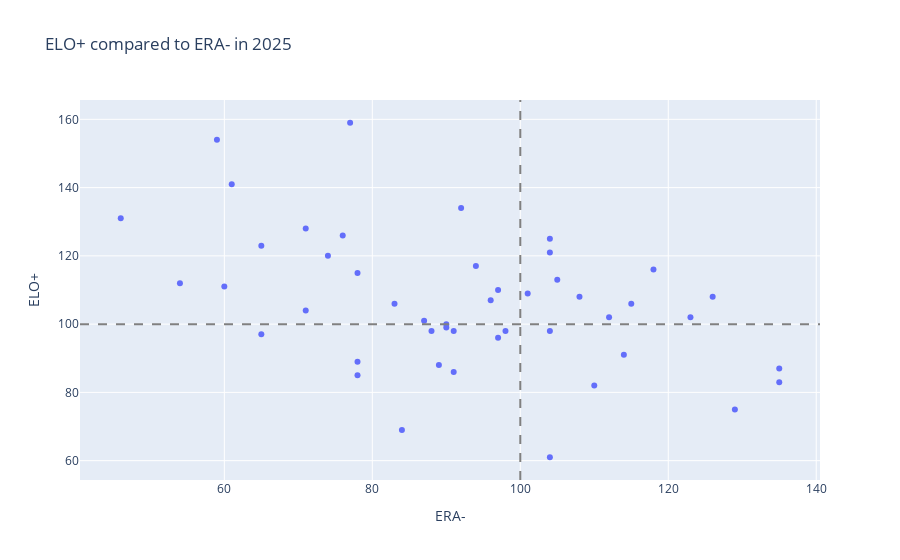

Notebook cell for this chart:
### Code cell
figp = px.scatter(
    pitchers_q,
    x='ERA-',
    y='ELO+',
    hover_name='Name',
    title='ELO+ compared to ERA- in 2025'
)

figp.add_hline(y=100, line_dash="dash", line_color="gray")
figp.add_vline(x=100, line_dash="dash", line_color="gray")


figp.show()

### Figure 1 — Plotly figure (JSON) as saved in the notebook; plotly's stock layout.template omitted (floating-point values rounded to 4 significant figures)
{"data": [{"hovertemplate": "<b>%{hovertext}</b><br><br>ERA-=%{x}<br>ELO+=%{y}<extra></extra>", "hovertext": ["Bryan Woo", "Yoshinobu Yamamoto", "Garrett Crochet", "Luis Castillo", "Paul Skenes", "Max Fried", "Gavin Williams", "Dean Kremer", "Freddy Peralta", "Kyle Freeland", "Jacob deGrom", "Ryan Pepiot", "Shane Baz", "Logan Webb", "Tanner Bibee", "Tarik Skubal", "Hunter Brown", "Jeffrey Springs", "Nick Martinez", "Luis Severino", "Sandy Alcantara", "Yusei Kikuchi", "Joe Ryan", "Kyle Hendricks", "Nick Pivetta", "Dylan Cease", "Brandon Pfaadt", "Clay Holmes", "Zack Littell", "Framber Valdez", "Kevin Gausman", "Sonny Gray", "Mitch Keller", "Michael Wacha", "Andrew Abbott", "Chris Bassitt", "Zac Gallen", "Matthew Boyd", "Robbie Ray", "Jake Irvin", "Brady Singer", "Brayan Bello", "Mitchell Parker", "Will Warren", "Andre Pallante", "Merrill Kelly", "David Peterson"], "legendgroup": "", "marker": {"color": "#636efa", "symbol": "circle"}, "mode": "markers", "name": "", "orientation": "v", "showlegend": false, "type": "scatter", "x": [77, 59, 61, 92, 46, 71, 76, 104, 65, 104, 74, 94, 118, 78, 105, 54, 60, 97, 101, 108, 126, 96, 83, 115, 71, 112, 123, 87, 90, 90, 88, 104, 98, 91, 65, 97, 114, 78, 89, 135, 91, 78, 135, 110, 129, 84, 104], "xaxis": "x", "y": [159.0, 154.0, 141.0, 134.0, 131.0, 128.0, 126.0, 125.0, 123.0, 121.0, 120.0, 117.0, 116.0, 115.0, 113.0, 112.0, 111.0, 110.0, 109.0, 108.0, 108.0, 107.0, 106.0, 106.0, 104.0, 102.0, 102.0, 101.0, 100.0, 99.0, 98.0, 98.0, 98.0, 98.0, 97.0, 96.0, 91.0, 89.0, 88.0, 87.0, 86.0, 85.0, 83.0, 82.0, 75.0, 69.0, 61.0], "yaxis": "y"}], "layout": {"legend": {"tracegroupgap": 0}, "shapes": [{"line": {"color": "gray", "dash": "dash"}, "type": "line", "x0": 0, "x1": 1, "xref": "x domain", "y0": 100, "y1": 100, "yref": "y"}, {"line": {"color": "gray", "dash": "dash"}, "type": "line", "x0": 100, "x1": 100, "xref": "x", "y0": 0, "y1": 1, "yref": "y domain"}], "title": {"text": "ELO+ compared to ERA- in 2025"}, "xaxis": {"anchor": "y", "domain": [0, 1], "title": {"text": "ERA-"}}, "yaxis": {"anchor": "x", "domain": [0, 1], "title": {"text": "ELO+"}}}}
